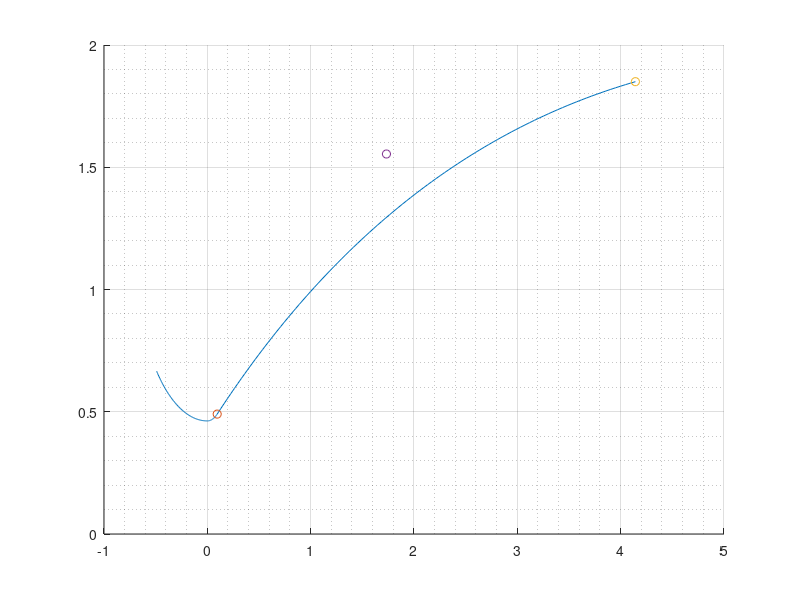
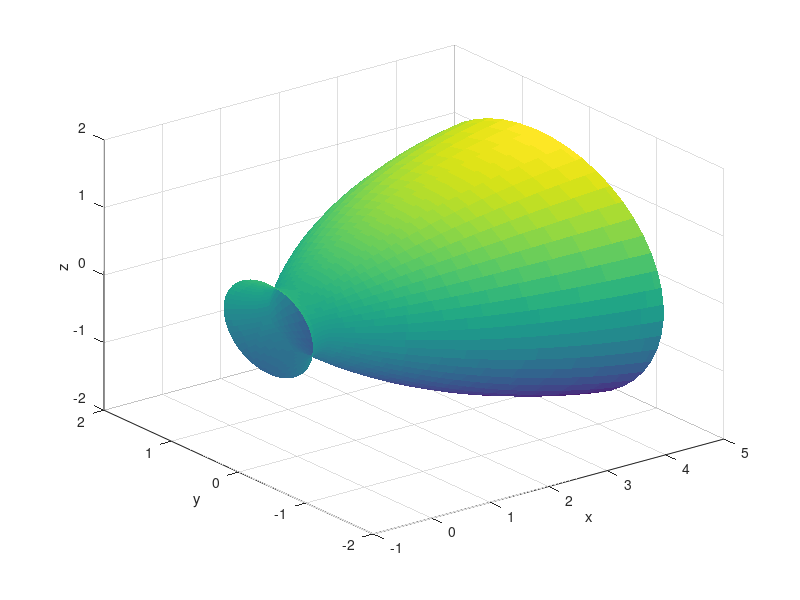

Write the MATLAB code that produced these figures, in order.
clear
close all
clc

eps = 16; % expansion ratio of the nozzle
Rt = 0.4625;  % radius of the throat
theta_n = deg2rad(33);
theta_e = deg2rad(7);

Ln_cone = ((sqrt(eps) - 1) * Rt)/ (tan(deg2rad(15)));

Re = sqrt(eps)*Rt;

% 80% bell
Ln = 0.8*((sqrt(eps) - 1) * Rt)/ (tan(deg2rad(15)));

x = [];
y = [];

theta_i = [deg2rad(-135):0.01:deg2rad(-90)];
for i = 1:length(theta_i)
    x_i = 1.5*Rt*cos(theta_i(i));
    y_i = 1.5*Rt*sin(theta_i(i)) + 1.5*Rt + Rt;
    x = [x; x_i];
    y = [y; y_i];
end

theta_exit = [deg2rad(-90):0.01:deg2rad(33-90)];
for i = 1:length(theta_exit)
    x_i = 0.382*Rt*cos(theta_exit(i));
    y_i = 0.382*Rt*sin(theta_exit(i)) + 0.382*Rt + Rt;
    x = [x; x_i];
    y = [y; y_i];
end

Nx = x(end,1);
Ny = y(end,1);

Ex = Ln;
Ey = Re;

m1 = tan(theta_n);
m2 = tan(theta_e);
C1 = Ny - m1*Nx;
C2 = Ey - m2*Ex;

Qx = (C2-C1) / (m1-m2);
Qy = (m1*C2 - m2*C1) / (m1 - m2);

t = [0:0.01:1];
for i = 1:length(t)
    x_b = (1-t(i)).^2 * Nx + 2*(1-t(i))*t(i) * Qx + t(i).^2 * Ex;
    y_b = (1-t(i)).^2 * Ny + 2*(1-t(i))*t(i) * Qy + t(i).^2 * Ey;
    x = [x; x_b];
    y = [y; y_b];
end


figure
grid on;
grid minor;
hold on;
plot(x, y);

r_10     = y(196);
r_16     = y(end);
%cyy      = 
yy = y(196:end);
xx = x(196:end);

area = trapz(xx, 2*pi*yy);

plot(Nx, Ny, 'o');
plot(Ex, Ey, 'o');
plot(Qx, Qy, 'o');

% %% Plot 3D
% figure
% [X, Y, Z] = cylinder(y, 100);
% surf(X, Y, Z, 'EdgeColor', 'none')

%%
N = length(x) - 1;

theta = linspace(0, 2*pi, 50);

X = zeros(length(theta), N+1);
Y = zeros(length(theta), N+1);
Z = zeros(length(theta), N+1);

for i = 1:length(theta)
    for j = 1:N+1
        X(i,j) = x(j);
        Y(i,j) = y(j)*cos(theta(i));
        Z(i,j) = y(j)*sin(theta(i));
    end
end

figure
surf(X,Y,Z,'EdgeColor','none');
xlabel('x');
ylabel('y');
zlabel('z');